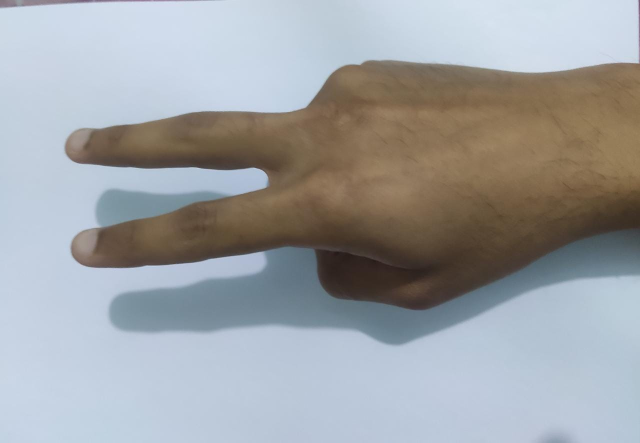
#> input picture test/hand4.jpeg, 1280 x 885 px (shown at 1/2 size)
$ jupyter execute --allow-errors test_model.ipynb
#> lines starting #> are read from the running program, lines starting #| are printed output that depends on the picture; after the words box and inside, x2 and y2 are one past the last pixel; in counts of white or black regions, pixels touching at a corner belong together
[cell 1]
import cv2
import numpy as np
import matplotlib.pyplot as plt
import glob
import joblib
import csv
from sklearn.svm import SVC
from sklearn.model_selection import train_test_split
from sklearn.utils import shuffle
import skimage.feature as ft
from sklearn import metrics
from commonFunctions import *

[cell 2]
def shadow_removalDialate(img):
    # img2 = cv2.imread(f'../Dataset_0-5/men/{num}/4_men (49).JPG')
    img2 = cv2.resize(img, (256, 256))

    img_hls = cv2.cvtColor(img2, cv2.COLOR_BGR2HLS)

    # define lower and upper bounds for blue color in HLS format
    lower_blue = np.array([0, 0, 60])
    upper_blue = np.array([20, 255, 255])
    # create a mask for blue color in HLS format
    mask = cv2.inRange(img_hls, lower_blue, upper_blue)
    # daialation
    kernel = np.ones((3,3),np.uint8)
    mask = cv2.dilate(mask,kernel,iterations = 8)
    # apply the mask to the original image
    result = cv2.bitwise_and(img2, img2, mask=mask)
    # show_images([result])
    return result

[cell 3]
def preprocessing(img,img2):
    # Convert the image to grayscale
    gray = cv2.cvtColor(img, cv2.COLOR_BGR2GRAY)

    # Apply histogram equalization to enhance contrast and remove lighting effects
    equalized = cv2.equalizeHist(gray)
    # io.imshow(equalized)
    # # Find the contours of the binary image
    contours, hierarchy = cv2.findContours(equalized, cv2.RETR_EXTERNAL, cv2.CHAIN_APPROX_SIMPLE)
    max_contour = max(contours, key=cv2.contourArea)

    # # Draw the largest contour on the original image
    cv2.drawContours(img2, [max_contour], 0, (0, 255, 0), 2)
    # io.imshow(img2)
    # # Show the image with the largest contour drawn
    # # Create a bounding box around the hand
    x, y, w, h = cv2.boundingRect(max_contour)

    # # Crop the image to the bounding box around the hand
    hand = equalized[y:y+h, x:x+w]
    # added
    Noise_Reduction = cv2.medianBlur(hand, 5)
    img3 = cv2.resize(Noise_Reduction, (256, 256))
    # io.imshow(img3)

    return img3

[cell 4]
im= cv2.imread("./test/hand4.jpeg")
#> im is the input picture: shape (885, 1280, 3); mean B, G, R 164.7, 161.9, 159.1
img = cv2.resize(im, (256,256))
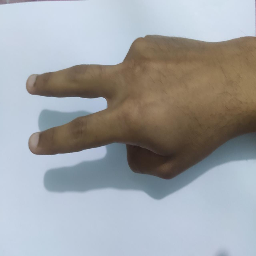
#> img: shape (256, 256, 3); mean B, G, R 164.7, 161.8, 159.1

result_image=shadow_removalDialate(img)
#> in shadow_removalDialate, `img_hls = cv2.cvtColor(img2, cv2.COLOR_BGR2HLS)`: img_hls: shape (256, 256, 3); mean of channels 0, 1, 2 76, 162, 66.5
#> in shadow_removalDialate, `mask = cv2.inRange(img_hls, lower_blue, upper_blue)`:
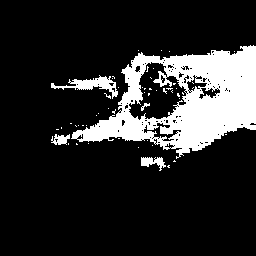
#> mask: shape (256, 256); 16.5% white; 53 white regions (48 under 20 px), largest, box (x1, y1, x2, y2) and area: (71, 45, 256, 159) 9834, (51, 75, 118, 99) 516, (141, 157, 166, 171) 184, (51, 134, 70, 145) 131, (141, 103, 150, 111) 30
#> in shadow_removalDialate, `mask = cv2.dilate(mask,kernel,iterations = 8)`:
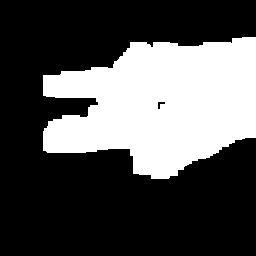
#> mask: shape (256, 256); 32.4% white; 1 white region
#> in shadow_removalDialate, `result = cv2.bitwise_and(img2, img2, mask=mask)`:
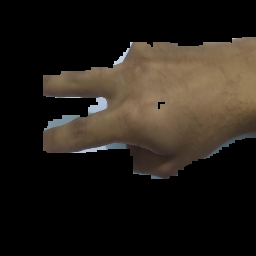
#> result: shape (256, 256, 3); mean B, G, R 24.3, 31, 36.9
preprocessed_image=preprocessing(result_image,img)
#> in preprocessing, `gray = cv2.cvtColor(img, cv2.COLOR_BGR2GRAY)`:
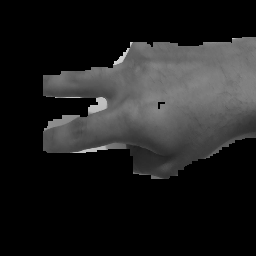
#> gray: shape (256, 256); min 0, max 209, mean 32
#> in preprocessing, `equalized = cv2.equalizeHist(gray)`:
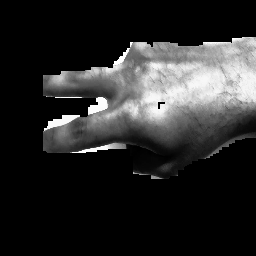
#> equalized: shape (256, 256); min 0, max 255, mean 41.8
#> in preprocessing, `contours, hierarchy = cv2.findContours(equalized, cv2.RETR_EXTERNAL, c..`: contours = 1 contour; box (x1, y1, x2, y2) and area: (43, 37, 256, 179) 20864
#> in preprocessing, `max_contour = max(contours, key=cv2.contourArea)`: max_contour = contour of 163 points, box (x1, y1, x2, y2) (43, 37, 256, 179), area 20864
#> in preprocessing, `cv2.drawContours(img2, [max_contour], 0, (0, 255, 0), 2)`:
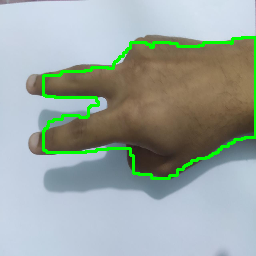
#> img2: shape (256, 256, 3); mean B, G, R 160.7, 166.9, 154.9
#> in preprocessing, `x, y, w, h = cv2.boundingRect(max_contour)`: x = 43; y = 37; w = 213; h = 142
#> in preprocessing, `hand = equalized[y:y+h, x:x+w]`:
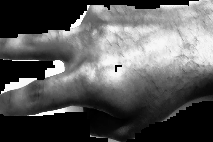
#> hand: shape (142, 213); min 0, max 255, mean 90.7
#> in preprocessing, `img3 = cv2.resize(Noise_Reduction, (256, 256))`:
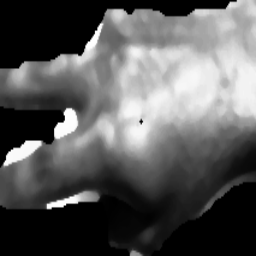
#> img3: shape (256, 256); min 0, max 255, mean 90

# hog = Hog_descriptor(preprocessed_image, cell_size=4, bin_size=9)
# Compute HOG features
# fd = hog(preprocessed_image, orientations=orientations, pixels_per_cell=pixels_per_cell,cells_per_block=cells_per_block, visualize=visualize, channel_axis=-1)
fd = ft.hog(preprocessed_image, orientations=8, pixels_per_cell=(16, 16), cells_per_block=(1, 1),visualize=False)
#> fd = 2048 values, max 0.918 at index 108, min 0 at index 0, mean 0.243
#> (the rest of this cell did not finish here and is left out)

$ run again, with test/hand2.jpg copied over test/hand4.jpeg
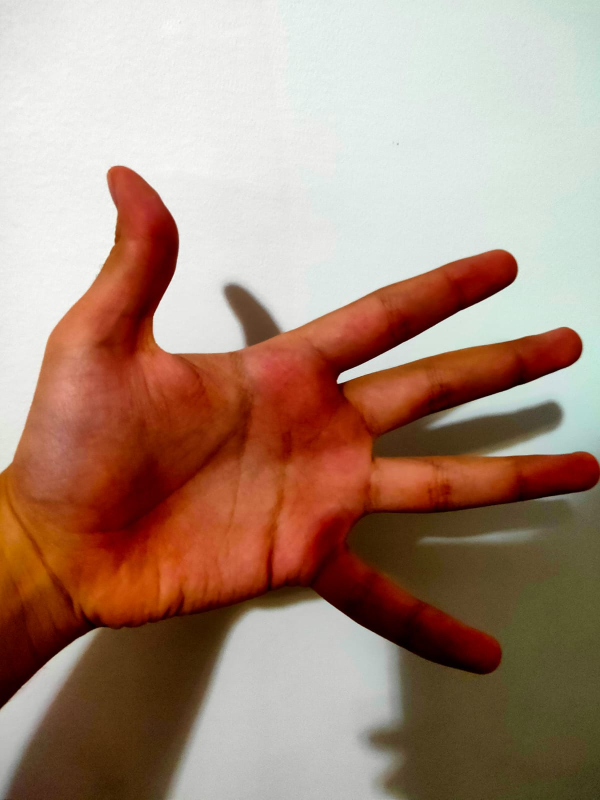
#> input picture test/hand2.jpg, 1200 x 1599 px (shown at 1/2 size)
#> im is the input picture: shape (1599, 1200, 3); mean B, G, R 122.1, 139.2, 169.1
#> img_hls: shape (256, 256, 3); mean of channels 0, 1, 2 33, 146.2, 102.2
#> in shadow_removalDialate, `mask = cv2.inRange(img_hls, lower_blue, upper_blue)`:
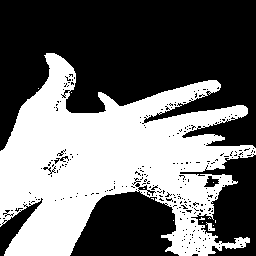
#> mask: shape (256, 256); 42.6% white; 13 white regions (11 under 20 px), largest, box (x1, y1, x2, y2) and area: (0, 53, 256, 256) 27863, (206, 222, 215, 231) 43
#> contours = 1 contour; box (x1, y1, x2, y2) and area: (0, 45, 256, 256) 39642
#> max_contour = contour of 299 points, box (x1, y1, x2, y2) (0, 45, 256, 256), area 39642
#> x = 0; y = 45; w = 256; h = 211
#> in preprocessing, `img3 = cv2.resize(Noise_Reduction, (256, 256))`:
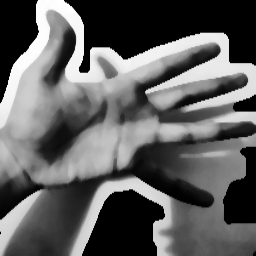
#> img3: shape (256, 256); min 0, max 255, mean 95.7
#> fd = 2048 values, max 1 at index 47, min 0 at index 0, mean 0.239

$ run again, with test/hand3.jpg copied over test/hand4.jpeg
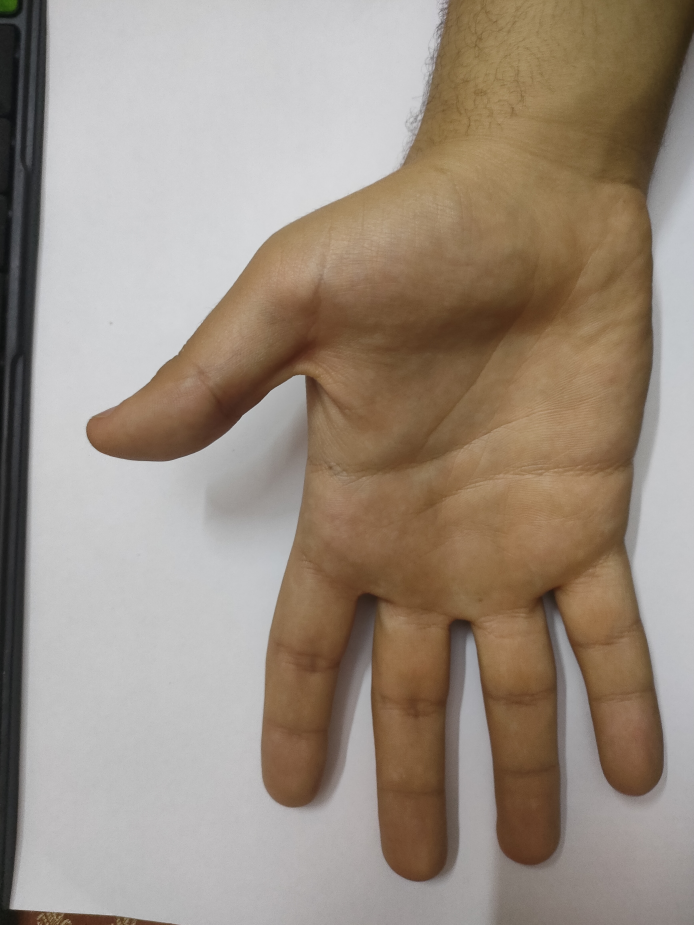
#> input picture test/hand3.jpg, 3468 x 4624 px (shown at 1/5 size)
#> im is the input picture: shape (4624, 3468, 3); mean B, G, R 129.2, 142.5, 156.1
#> img_hls: shape (256, 256, 3); mean of channels 0, 1, 2 46.4, 142.6, 38.9
#> in shadow_removalDialate, `mask = cv2.inRange(img_hls, lower_blue, upper_blue)`:
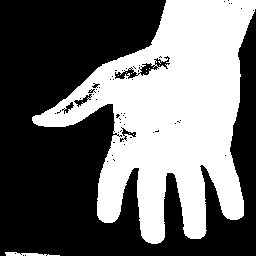
#> mask: shape (256, 256); 41.7% white; 12 white regions (10 under 20 px), largest, box (x1, y1, x2, y2) and area: (32, 0, 256, 244) 27203, (5, 252, 60, 256) 134
#> contours = 2 contours; box (x1, y1, x2, y2) and area: (24, 0, 256, 252) 37210, (1, 244, 68, 256) 622
#> max_contour = contour of 301 points, box (x1, y1, x2, y2) (24, 0, 256, 252), area 37210
#> x = 24; y = 0; w = 232; h = 252
#> in preprocessing, `img3 = cv2.resize(Noise_Reduction, (256, 256))`:
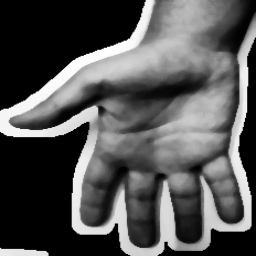
#> img3: shape (256, 256); min 0, max 255, mean 83.8
#> fd = 2048 values, max 0.953 at index 1924, min 0 at index 0, mean 0.211
